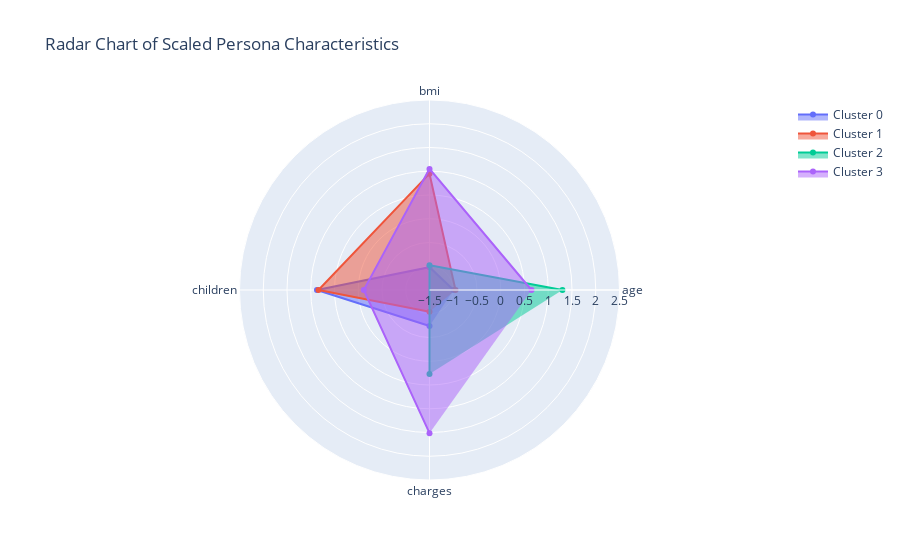

The cell this chart's notebook holds for it:
### Code cell
# Radar Chart for Persona Comparison
profile_scaled = scaler.fit_transform(cluster_profile)
profile_scaled = pd.DataFrame(profile_scaled, index=cluster_profile.index, columns=cluster_profile.columns)

categories = list(profile_scaled.columns)
N = len(categories)

fig = go.Figure()

for i in range(len(profile_scaled)):
    fig.add_trace(go.Scatterpolar(
        r=profile_scaled.iloc[i].values,
        theta=categories,
        fill='toself',
        name=f'Cluster {i}'
    ))

fig.update_layout(
  polar=dict(
    radialaxis=dict(
      visible=True,
      range=[-1.5, 2.5]
    )),
  showlegend=True,
  title='Radar Chart of Scaled Persona Characteristics'
)

fig.show()

### Figure 1 — Plotly figure (JSON) as saved in the notebook; plotly's stock layout.template omitted (floating-point values rounded to 4 significant figures)
{"data": [{"fill": "toself", "name": "Cluster 0", "r": [-0.9935, -1.019, 0.8695, -0.7431], "theta": ["age", "bmi", "children", "charges"], "type": "scatterpolar"}, {"fill": "toself", "name": "Cluster 1", "r": [-0.9526, 0.9488, 0.8372, -1.04], "theta": ["age", "bmi", "children", "charges"], "type": "scatterpolar"}, {"fill": "toself", "name": "Cluster 2", "r": [1.298, -0.9797, -1.59, 0.2687], "theta": ["age", "bmi", "children", "charges"], "type": "scatterpolar"}, {"fill": "toself", "name": "Cluster 3", "r": [0.6477, 1.05, -0.1163, 1.515], "theta": ["age", "bmi", "children", "charges"], "type": "scatterpolar"}], "layout": {"polar": {"radialaxis": {"range": [-1.5, 2.5], "visible": true}}, "showlegend": true, "title": {"text": "Radar Chart of Scaled Persona Characteristics"}}}
